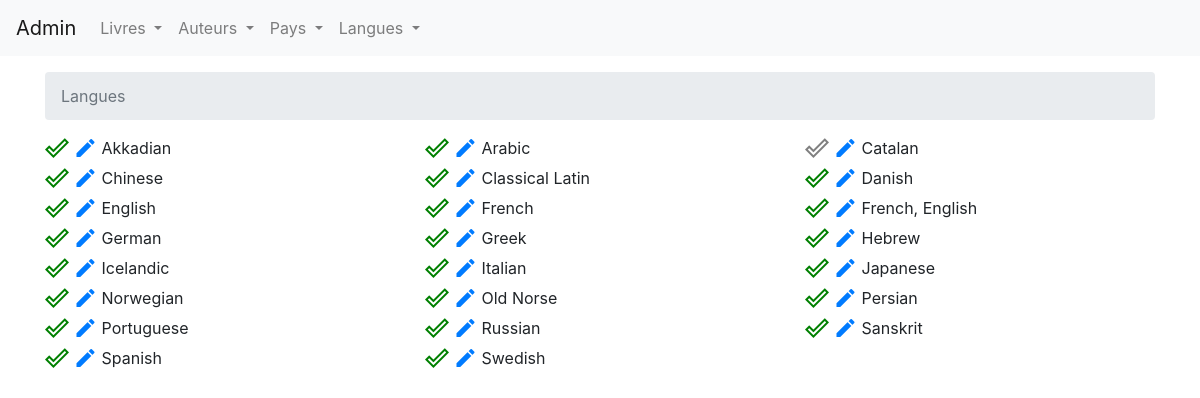
The app's page /admin/index.php?path=languages with its own data.
### tables this page shows
CREATE TABLE `languages` (
  `id` int(11) NOT NULL AUTO_INCREMENT,
  `name` varchar(255) DEFAULT NULL,
  `active` tinyint(1) DEFAULT '1',
  PRIMARY KEY (`id`)
);

### admin/controllers/languages.php (called while the page is built, shortened)
<?php
require('models/languages.php');
function listLanguages(): void
{
  $languages = getLanguages(true);
  require('views/languages.php');
}

### admin/models/languages.php (called while the page is built, shortened)
<?php
function getLanguages($withInactive = false): array
{
  $db = dbConnect();
  $stmt = $db->prepare('SELECT * FROM languages ' . (!$withInactive ? 'WHERE active = true' : '') . ' ORDER BY name');
  $stmt->execute();
  return $stmt->fetchAll(PDO::FETCH_ASSOC);
}

### admin/views/languages.php (the view, shortened to what this page needs)
<div class="container">
  <div class="row">
    <?php foreach ($languages as $key => $value) { ?>
      <div class="col-md-4 d-flex">
        <div class="action mr-1">
          <a href="?path=languages&action=unactive&id=<?php echo $value['id']; ?>&active=<?php echo !$value['active']; ?>">
            <i class="material-icons" style="color: <?php echo $value['active'] ? 'green' : 'gray'; ?>">done_outline</i>
          </a>
          <a href="?path=languages&action=edit&id=<?php echo $value['id']; ?>">
            <i class="material-icons">edit</i>
          </a>
        </div>
        <?php echo $value['name']; ?>
      </div>
    <?php } ?>
  </div>
</div>
<?php require('public/index.php'); ?>

### admin/public/css/app.css (style rules this page uses)
body { padding-top: 4.5rem; }

### records on screen
languages: active 1 (drawn), name "Akkadian"
languages: active 1 (drawn), name "Arabic"
languages: active 0 (drawn), name "Catalan"
languages: active 1 (drawn), name "Chinese"
languages: active 1 (drawn), name "Classical Latin"
languages: active 1 (drawn), name "Danish"
languages: active 1 (drawn), name "English"
languages: active 1 (drawn), name "French"
languages: active 1 (drawn), name "French, English"
languages: active 1 (drawn), name "German"
languages: active 1 (drawn), name "Greek"
languages: active 1 (drawn), name "Hebrew"
languages: active 1 (drawn), name "Icelandic"
languages: active 1 (drawn), name "Italian"
languages: active 1 (drawn), name "Japanese"
languages: active 1 (drawn), name "Norwegian"
languages: active 1 (drawn), name "Old Norse"
languages: active 1 (drawn), name "Persian"
languages: active 1 (drawn), name "Portuguese"
languages: active 1 (drawn), name "Russian"
languages: active 1 (drawn), name "Sanskrit"
languages: active 1 (drawn), name "Spanish"
languages: active 1 (drawn), name "Swedish"

### other values on screen
$value['name'] "Langues"
